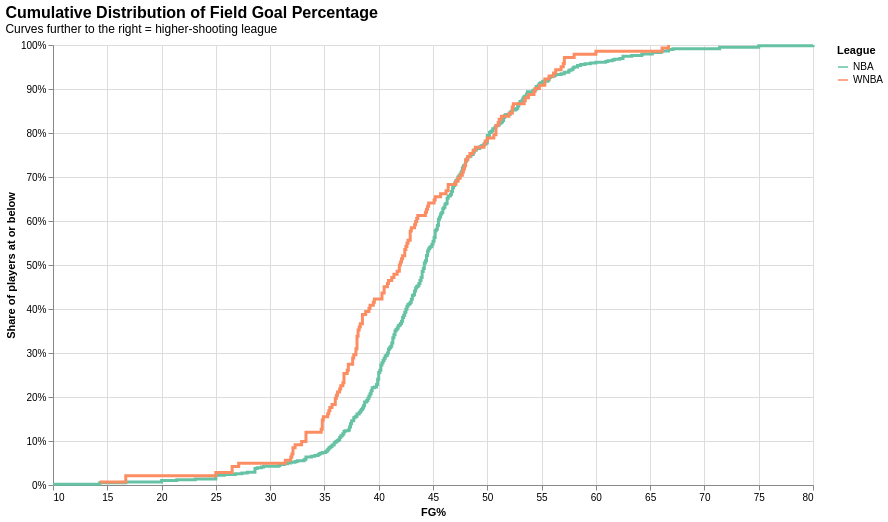

Write notebook code for a chart like this one.
### Markdown cell above
### 4. Field goal percentage — cumulative distribution

Although field goal attempts can indicate a more aggressive or fast paced playstyle, more attempts doesn't necessarily translate to more goals. If a goal is unsuccesfull, the player does not only fail a chance to score, the player also opens up an opportunity for the opposition to claim possesion over the ball. To better understand the decision making involved in the field goal attempts, we plot the field goal percentage, which is the percentage of the field goal attempts that resulted in a goal.

The WNBA shows more players with a below 45 percent field goal percentage than the NBA. A lower field goal percentage may indicate either strong defensive play, which forces low quality shots, or differences in offensive tactics such as pace or reliance on high difficulty attempts. As a result, the field goal percentage needs to be viewed alongside other distributions.

### Code cell
ecdf_data = combined[combined['FG%'].between(1, 99)][['FG%', 'League']].copy()

chart_ecdf = alt.Chart(ecdf_data).transform_window(
    cumulative_count='count()',
    sort=[{'field': 'FG%'}],
    groupby=['League'],
).transform_joinaggregate(
    total='count()',
    groupby=['League'],
).transform_calculate(
    cum_pct='datum.cumulative_count / datum.total',
).mark_line(strokeWidth=3, interpolate='step-after').encode(
    x=alt.X('FG%:Q', title='FG%'),
    y=alt.Y('cum_pct:Q', title='Share of players at or below',
            axis=alt.Axis(format='.0%')),
    color=alt.Color('League:N', scale=ALT_LEAGUE_COLORS),
    tooltip=['League:N',
             alt.Tooltip('FG%:Q', format='.1f'),
             alt.Tooltip('cum_pct:Q', title='Share ≤', format='.1%')],
).properties(
    width=760, height=440,
    title=alt.TitleParams(
        'Cumulative Distribution of Field Goal Percentage',
        subtitle='Curves further to the right = higher-shooting league',
        anchor='start', fontSize=16,
    ),
).configure_view(stroke=None)

show_altair(chart_ecdf)

### Figure 1 — Vega-Lite specification as saved in the notebook (floating-point values rounded to 4 significant figures; data arrays with more than 128 entries replaced by an {"elided": "..."} marker saying what was removed)
{"$schema": "https://vega.github.io/schema/vega-lite/v6.4.1.json", "config": {"view": {"continuousHeight": 300, "continuousWidth": 300, "stroke": null}}, "data": {"name": "data-329309d22134e4b2c69eb504bf2b7b79"}, "datasets": {"data-329309d22134e4b2c69eb504bf2b7b79": {"elided": "725 records"}}, "encoding": {"color": {"field": "League", "scale": {"domain": ["NBA", "WNBA"], "range": ["#66c2a5", "#fc8d62"]}, "type": "nominal"}, "tooltip": [{"field": "League", "type": "nominal"}, {"field": "FG%", "format": ".1f", "type": "quantitative"}, {"field": "cum_pct", "format": ".1%", "title": "Share ≤", "type": "quantitative"}], "x": {"field": "FG%", "title": "FG%", "type": "quantitative"}, "y": {"axis": {"format": ".0%"}, "field": "cum_pct", "title": "Share of players at or below", "type": "quantitative"}}, "height": 440, "mark": {"interpolate": "step-after", "strokeWidth": 3, "type": "line"}, "title": {"anchor": "start", "fontSize": 16, "subtitle": "Curves further to the right = higher-shooting league", "text": "Cumulative Distribution of Field Goal Percentage"}, "transform": [{"groupby": ["League"], "sort": [{"field": "FG%"}], "window": [{"as": "cumulative_count", "op": "count"}]}, {"groupby": ["League"], "joinaggregate": [{"as": "total", "op": "count"}]}, {"as": "cum_pct", "calculate": "datum.cumulative_count / datum.total"}], "width": 760}
